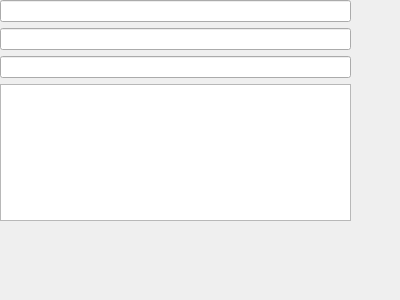
<?xml version="1.0" encoding="UTF-8"?>
<ui version="4.0">
 <class>Form</class>
 <widget class="QWidget" name="Form">
  <property name="geometry">
   <rect>
    <x>0</x>
    <y>0</y>
    <width>400</width>
    <height>300</height>
   </rect>
  </property>
  <property name="windowTitle">
   <string>Form</string>
  </property>
  <widget class="QWidget" name="verticalLayoutWidget">
   <property name="geometry">
    <rect>
     <x>0</x>
     <y>0</y>
     <width>351</width>
     <height>221</height>
    </rect>
   </property>
   <layout class="QVBoxLayout" name="verticalLayout">
    <item>
     <widget class="QLineEdit" name="lineEdit_1"/>
    </item>
    <item>
     <widget class="QLineEdit" name="lineEdit_2"/>
    </item>
    <item>
     <widget class="QLineEdit" name="lineEdit_3"/>
    </item>
    <item>
     <widget class="QPlainTextEdit" name="plainTextEdit_1"/>
    </item>
   </layout>
  </widget>
 </widget>
 <resources/>
 <connections/>
</ui>
